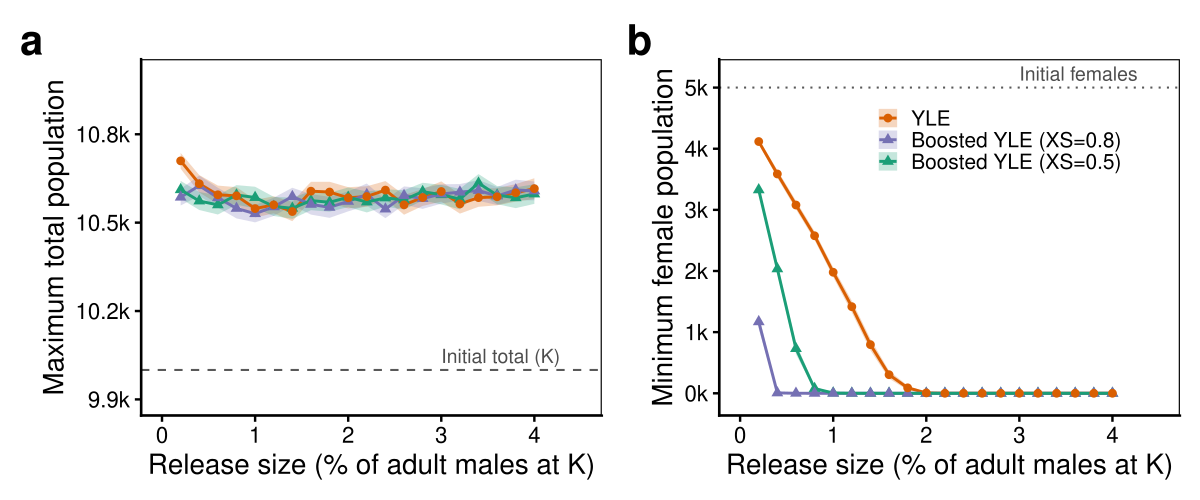

Here is the R script that generated this plot:
rm(list = ls()); gc()

suppressPackageStartupMessages({
  library(tidyverse)
  library(scales)
  library(grid)
  library(patchwork)
})

# ------------------------------- #
# User settings
# ------------------------------- #

scenario_info <- tibble::tribble(
  ~strategy,       ~root,                      ~fy_keep,     ~x_label,
  "Boosted YLE (XS=0.5)",  "mgdrive_boosted_YLE_rel_xshred_0p50",   0.8,          "Release size (% of adult transgenic males released)",
  "Boosted YLE (XS=0.8)",  "mgdrive_boosted_YLE_rel_xshred_0p80",   0.8,          "Release size (% of adult transgenic males released)",
  "YLE",          "mgdrive_YLE_rel_high_reso_100rep",           0.8,          "Release size (% of adult transgenic males released)"
)

runs_expect    <- sprintf("%03d", 1:100)  # adjust if needed
days_per_year  <- 365
burn_in_years  <- 8
analysis_years <- 50
K              <- 10000

out_file_png <- "FigL_v1.png"
out_file_pdf <- "combined_peak_total_min_female_all_strategies.pdf"
out_file_csv <- "combined_peak_total_min_female_all_strategies.csv"

# ------------------------------- #
# Helpers
# ------------------------------- #

read_ts_csv <- function(path) {
  df <- readr::read_csv(path, show_col_types = FALSE, progress = FALSE)
  if (!"Time" %in% names(df)) stop(sprintf("'Time' column not found in %s", basename(path)))
  df %>%
    mutate(Time = suppressWarnings(as.numeric(Time))) %>%
    arrange(Time)
}

parse_num_from_tag <- function(tag, key) {
  m <- stringr::str_match(tag, paste0("(^|_)", key, "([-0-9p]+)"))[, 3]
  if (is.na(m)) return(NA_real_)
  as.numeric(sub("p", ".", m, fixed = TRUE))
}

parse_param_tags <- function(tag) {
  tibble(
    rel = parse_num_from_tag(tag, "rel"),
    fy  = parse_num_from_tag(tag, "fy")
  )
}

read_fem_male_totals <- function(run_dir) {
  f_path <- list.files(run_dir, pattern = "^F_.*Aggregate.*\\.csv$", full.names = TRUE)
  m_path <- list.files(run_dir, pattern = "^M_.*\\.csv$", full.names = TRUE)
  
  if (length(f_path) == 0 || length(m_path) == 0) {
    stop(sprintf("Missing F or M csv in: %s", run_dir))
  }
  
  fdf <- read_ts_csv(f_path[1])
  mdf <- read_ts_csv(m_path[1])
  
  f_cols <- grep("^f", names(fdf), value = TRUE)
  m_cols <- grep("^m", names(mdf), value = TRUE)
  
  female_total <- if ("female_total" %in% names(fdf)) {
    fdf$female_total
  } else {
    rowSums(fdf[, f_cols, drop = FALSE], na.rm = TRUE)
  }
  
  male_total <- rowSums(mdf[, m_cols, drop = FALSE], na.rm = TRUE)
  
  inner_join(
    tibble(Time = fdf$Time, female_total = as.numeric(female_total)),
    tibble(Time = mdf$Time, male_total = as.numeric(male_total)),
    by = "Time"
  ) %>%
    arrange(Time) %>%
    mutate(total_adults = female_total + male_total)
}

run_extrema_window <- function(run_dir) {
  df <- read_fem_male_totals(run_dir)
  
  t0 <- burn_in_years * days_per_year
  t1 <- (burn_in_years + analysis_years) * days_per_year
  
  dfw <- df %>% filter(Time >= t0, Time <= t1)
  
  tibble(
    run_dir        = run_dir,
    run_id         = basename(run_dir),
    max_total      = max(dfw$total_adults, na.rm = TRUE),
    min_female     = min(dfw$female_total, na.rm = TRUE)
  )
}

read_strategy <- function(strategy, root, fy_keep = NA_real_) {
  stopifnot(dir.exists(root))
  
  param_dirs <- list.dirs(root, recursive = FALSE, full.names = TRUE)
  
  map_dfr(param_dirs, function(pdir) {
    tag  <- basename(pdir)
    pars <- parse_param_tags(tag)
    
    if (!is.na(fy_keep)) {
      if (!is.finite(pars$fy) || abs(pars$fy - fy_keep) > 1e-8) return(tibble())
    }
    
    run_dirs <- list.dirs(pdir, recursive = FALSE, full.names = TRUE)
    run_dirs <- run_dirs[basename(run_dirs) %in% runs_expect]
    
    if (!length(run_dirs)) return(tibble())
    
    map_dfr(run_dirs, function(rd) {
      out <- tryCatch(run_extrema_window(rd), error = function(e) tibble())
      if (!nrow(out)) return(tibble())
      
      out %>%
        mutate(
          strategy = strategy,
          tag      = tag,
          rel      = pars$rel,
          fy       = pars$fy,
          rel_pct  = 100 * pars$rel
        )
    })
  })
}

k_lab <- function(x) {
  paste0(round(x / 1000, 1), "k")
}

# ------------------------------- #
# Read and summarise all scenarios
# ------------------------------- #

per_run_tbl <- pmap_dfr(
  scenario_info,
  function(strategy, root, fy_keep, x_label) {
    read_strategy(strategy, root, fy_keep)
  }
)

stopifnot(nrow(per_run_tbl) > 0)

summ_tbl <- per_run_tbl %>%
  pivot_longer(
    cols = c(max_total, min_female),
    names_to = "metric",
    values_to = "value"
  ) %>%
  mutate(
    metric = recode(
      metric,
      max_total  = "Maximum total population",
      min_female = "Minimum female population"
    ),
    metric = factor(metric, levels = c("Maximum total population", "Minimum female population")),
    strategy = factor(strategy, levels = scenario_info$strategy)
  ) %>%
  group_by(strategy, rel_pct, metric) %>%
  summarise(
    n    = n(),
    mean = mean(value, na.rm = TRUE),
    sd   = sd(value, na.rm = TRUE),
    se   = sd / sqrt(n),
    tval = qt(0.975, df = pmax(n - 1, 1)),
    lo   = mean - tval * se,
    hi   = mean + tval * se,
    .groups = "drop"
  )

readr::write_csv(summ_tbl, out_file_csv)

# ------------------------------- #
# Publication figure
# ------------------------------- #

# "Max total" = "#e41a1c", "Min females" = "#377eb8"

# cols <- c(
#   "Peak total population" = "#D55E00",
#   "Minimum female population" = "#0072B2"
# )

cols <- c(
  "Maximum total population" = "#e41a1c",
  "Minimum female population" = "#377eb8"
)


p <- ggplot(
  summ_tbl,
  aes(x = rel_pct, y = mean, color = metric, fill = metric, shape = metric)
) +
  geom_hline(yintercept = K, linetype = "dashed", color = "grey35", linewidth = 0.6) +
  geom_ribbon(aes(ymin = lo, ymax = hi), alpha = 0.18, color = NA) +
  # geom_errorbar(
  #   aes(ymin = lo, ymax = hi),
  #   width = 0.4,
  #   linewidth = 0.6,
  #   alpha = 0.8
  # ) +
  geom_line(linewidth = 1.1) +
  geom_point(size = 2.8, stroke = 0.7) +
  facet_wrap(~ strategy, nrow = 1, scales = "free_x") +
  scale_color_manual(values = cols, name = NULL) +
  scale_fill_manual(values = cols, name = NULL) +
  scale_shape_manual(values = c(16, 17), name = NULL) +
  scale_x_continuous(
    breaks = breaks_pretty(n = 5),
    labels = label_number(accuracy = 1)
  ) +
  scale_y_continuous(
    labels = k_lab,
    expand = expansion(mult = c(0.03, 0.08))
  ) +
  labs(
    x = "Release size (% of adult males at K)",
    y = "Population size"
    # caption = "Lines show means across stochastic runs; ribbons show 95% confidence intervals. Dashed line denotes K = 10,000."
  ) +
  theme_classic(base_size = 16) +
  theme(
    strip.background = element_blank(),
    strip.text = element_text(face = "bold", size = 17),
    axis.title = element_text(size = 18),
    axis.text = element_text(size = 15),
    legend.position = "top",
    legend.text = element_text(size = 15),
    panel.border = element_rect(color = "black", fill = NA, linewidth = 0.7),
    axis.ticks.length = unit(2.5, "mm")
    # plot.caption = element_text(size = 11, hjust = 0),
    # plot.margin = margin(2, 2, 2, 2, unit = "mm")
  )
 
print(p)

ggsave(out_file_png, p, width = 10, height = 4.5, dpi = 600, bg = "white")
ggsave(out_file_pdf, p, width = 10, height = 4.5, bg = "white")


# Assumes you already created `summ_tbl` from the combined script

K <- 10000

k_lab <- function(x) paste0(round(x / 1000, 1), "k")

strategy_cols <- c(
  "YLE"    = "#d95f02",
  "Boosted YLE (XS=0.8)" = "#7570b3",
  "Boosted YLE (XS=0.5)" = "#1b9e77"
)

#1b9e77
#d95f02
#7570b3

#1b9e77
#d95f02
#7570b3

#e41a1c
#377eb8
#4daf4a

make_metric_plot <- function(metric_name, ylab, y_limits = NULL, x_limits = NULL) {
  
  plot_df <- summ_tbl %>%
    filter(metric == metric_name) %>%
    mutate(strategy = factor(strategy, levels = c("YLE", "Boosted YLE (XS=0.8)","Boosted YLE (XS=0.5)")))
  
  ggplot(plot_df, aes(x = rel_pct, y = mean,
                      color = strategy, fill = strategy,
                      shape = strategy)) +
    geom_hline(yintercept = K, linetype = "dashed",
               color = "grey35", linewidth = 0.7) +
    geom_hline(yintercept = K/2, linetype = "dotted",
               color = "grey35", linewidth = 0.7) +
    geom_ribbon(aes(ymin = lo, ymax = hi),
                alpha = 0.25, color = NA) +
    geom_line(linewidth = 1.0) +
    # geom_point(size = 3.2, stroke = 0.8) +
    geom_point(size = 2.5, stroke = 0.7) +
    scale_color_manual(values = strategy_cols) +
    scale_fill_manual(values = strategy_cols) +
    scale_shape_manual(values = c("YLE" = 16, "Boosted YLE (XS=0.8)" = 17,"Boosted YLE (XS=0.5)" = 17)) +
    scale_x_continuous(breaks = scales::breaks_pretty(n = 6)) +
    scale_y_continuous(labels = k_lab) +
    coord_cartesian(ylim = y_limits, xlim = x_limits) +
    labs(
      x = "Release size (% of adult males at K)",
      y = ylab
    ) +
    theme_classic(base_size = 18) +
    theme(
      axis.title = element_text(size = 20),
      axis.text = element_text(size = 16),
      panel.border = element_rect(color = "black", fill = NA, linewidth = 0.8),
      legend.position = "top",
      legend.title = element_blank()
    )
}

p1 <- make_metric_plot(
  "Maximum total population",
  "Maximum total population",
  y_limits = c(9900, 11000),
  x_limits = c(0, 4.5)
)

p2 <- make_metric_plot(
  "Minimum female population",
  "Minimum female population",
  y_limits = c(-100, 5200),
  x_limits = c(0, 4.5)
)

p2 <- p2 +
 # theme(legend.position = "none") +
  theme(
    legend.position = c(0.90, 0.90),   # x, y inside panel b legend.position = c(0.43, 0.90),
    # legend.justification = c("left", "bottom"),
    legend.justification = c("right", "top"),
    legend.direction = "vertical",
    legend.title = element_blank(),
    legend.background = element_rect(
      fill = scales::alpha("white", 0.75),
      colour = NA
    ),
    legend.key.size = unit(0.55, "cm"),
    legend.text = element_text(size = 15)
  ) + 
  annotate("text", x = 3, y = 5000,
           label = "Initial females",
           hjust = 0, vjust = -0.5,
           size = 5, color = "grey30")

p1 <- p1 +
  theme(legend.position = "none") +
  # theme(
  #   legend.position = c(0.40, 0.95),   # x, y inside panel b legend.position = c(0.43, 0.90),
  #   # legend.justification = c("left", "bottom"),
  #   legend.justification = c("center", "top"),
  #   legend.direction = "horizontal",
  #   legend.title = element_blank(),
  #   legend.background = element_rect(
  #     fill = scales::alpha("white", 0.75),
  #     colour = NA
  #   ),
  #   legend.key.size = unit(0.55, "cm"),
  #   legend.text = element_text(size = 15)
  # ) + 
  annotate("text", x = 3, y = 10000,
         label = "Initial total (K)",
         hjust = 0, vjust = -0.5,
         size = 5, color = "grey30")

p_combined <- (p1 | p2) +
  plot_annotation(tag_levels = "a") &
  theme(
    plot.tag = element_text(size = 30, face = "bold")
  ) 


print(p_combined)

ggsave(
  "Fig_combined_two_panel.pdf",
  p_combined,
  width = 12,
  height = 5,
  bg = "white"
)
